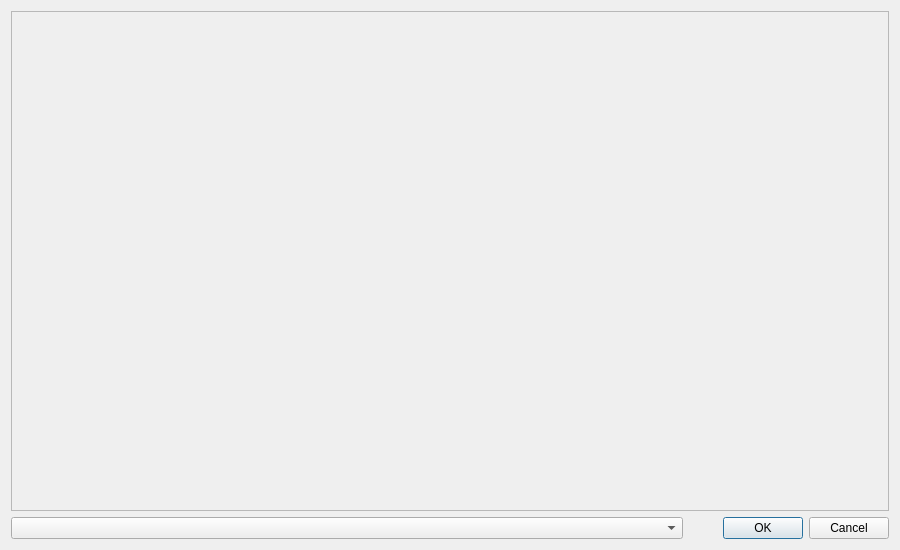
<?xml version="1.0" encoding="UTF-8"?>
<ui version="4.0">
 <class>AddCurrentCompetitionsDialog</class>
 <widget class="QDialog" name="AddCurrentCompetitionsDialog">
  <property name="geometry">
   <rect>
    <x>0</x>
    <y>0</y>
    <width>900</width>
    <height>550</height>
   </rect>
  </property>
  <property name="windowTitle">
   <string>Dialog</string>
  </property>
  <layout class="QVBoxLayout" name="verticalLayout_2">
   <item>
    <layout class="QVBoxLayout" name="verticalLayout">
     <item>
      <widget class="QScrollArea" name="scrollArea">
       <property name="widgetResizable">
        <bool>true</bool>
       </property>
       <widget class="QWidget" name="scrollAreaWidgetContents">
        <property name="geometry">
         <rect>
          <x>0</x>
          <y>0</y>
          <width>874</width>
          <height>486</height>
         </rect>
        </property>
       </widget>
      </widget>
     </item>
     <item>
      <layout class="QHBoxLayout" name="horizontalLayout">
       <item>
        <widget class="QComboBox" name="comboBox"/>
       </item>
       <item>
        <widget class="QDialogButtonBox" name="buttonBox">
         <property name="maximumSize">
          <size>
           <width>200</width>
           <height>16777215</height>
          </size>
         </property>
         <property name="orientation">
          <enum>Qt::Horizontal</enum>
         </property>
         <property name="standardButtons">
          <set>QDialogButtonBox::Cancel|QDialogButtonBox::Ok</set>
         </property>
        </widget>
       </item>
      </layout>
     </item>
    </layout>
   </item>
  </layout>
 </widget>
 <resources/>
 <connections>
  <connection>
   <sender>buttonBox</sender>
   <signal>accepted()</signal>
   <receiver>AddCurrentCompetitionsDialog</receiver>
   <slot>accept()</slot>
   <hints>
    <hint type="sourcelabel">
     <x>248</x>
     <y>254</y>
    </hint>
    <hint type="destinationlabel">
     <x>157</x>
     <y>274</y>
    </hint>
   </hints>
  </connection>
  <connection>
   <sender>buttonBox</sender>
   <signal>rejected()</signal>
   <receiver>AddCurrentCompetitionsDialog</receiver>
   <slot>reject()</slot>
   <hints>
    <hint type="sourcelabel">
     <x>316</x>
     <y>260</y>
    </hint>
    <hint type="destinationlabel">
     <x>286</x>
     <y>274</y>
    </hint>
   </hints>
  </connection>
 </connections>
</ui>
